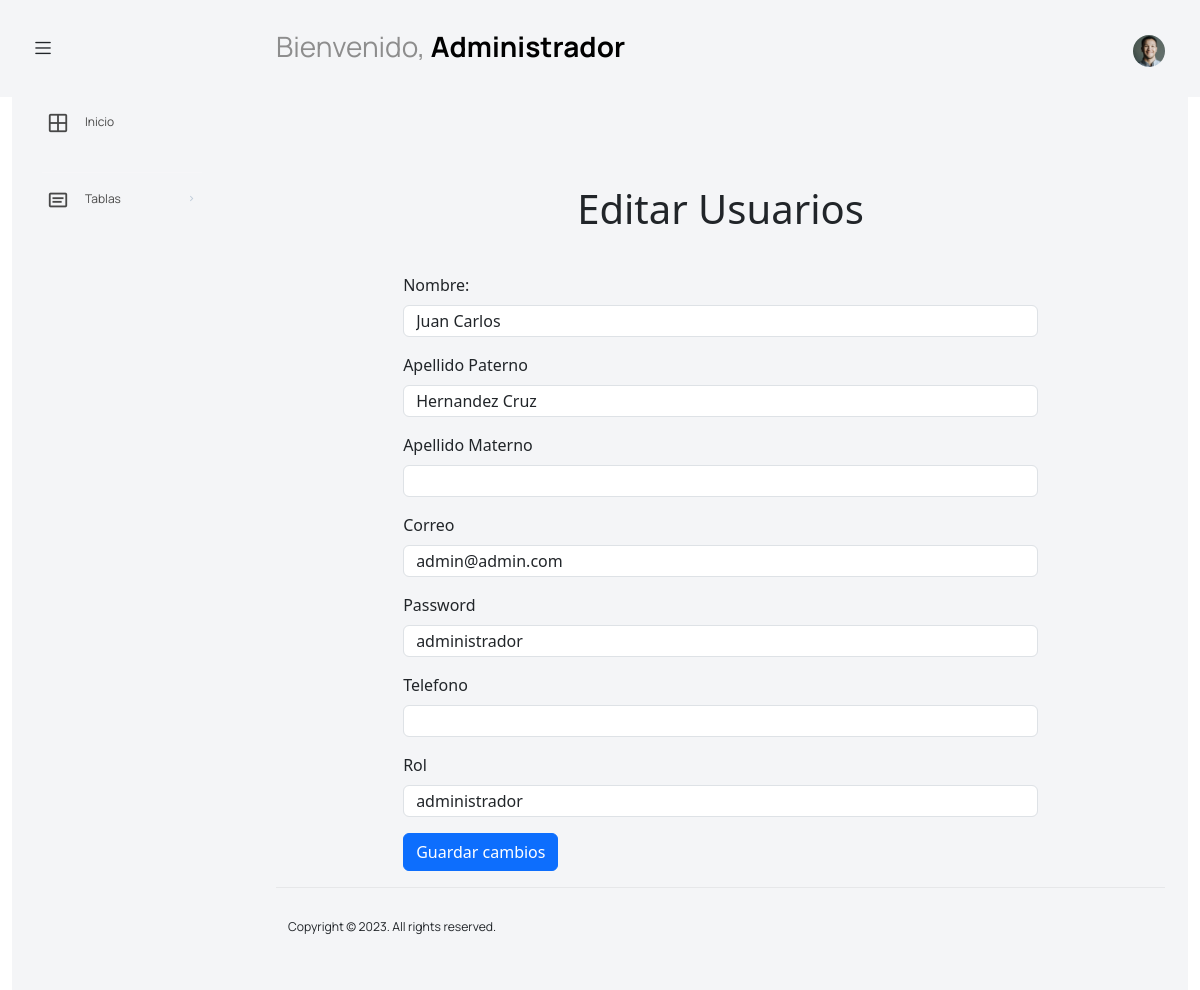
The app's page /controlador/editar_usuario.php?id=1 with its own data.
### tables this page shows
CREATE TABLE `usuarios` (
  `usuario_id` int(11) NOT NULL,
  `usuario_nombre` varchar(70) NOT NULL,
  `usuario_apellidoP` varchar(85) NOT NULL,
  `usuario_apellidoM` varchar(80) NOT NULL,
  `usuario_email` varchar(75) NOT NULL,
  `usuario_password` varchar(22) NOT NULL,
  `usuario_telefono` varchar(12) NOT NULL,
  `usuario_rol` varchar(20) NOT NULL
);

### controlador/editar_usuario.php (the view, shortened to what this page needs)
<?php
include "../modelo/conexion.php";
if (isset($_GET['id'])) {
    $usuario_id = $_GET['id'];
    $query = "SELECT * FROM usuarios WHERE usuario_id = $usuario_id";
    $result = $conexion->query($query);
    $usuario = $result->fetch_object();
}
?>
<?php if (isset($usuario)) : ?>
    <!DOCTYPE html>
    <html lang="en">
    <head>
    <link rel="stylesheet" href="../vista/recursos/">
    <link rel="stylesheet" href="../vista/recursos/vendors/feather/feather.css">
    <link rel="stylesheet" href="../vista/recursos/vendors/mdi/css/materialdesignicons.min.css">
    <link rel="stylesheet" href="../vista/recursos/vendors/ti-icons/css/themify-icons.css">
    <link rel="stylesheet" href="../vista/recursos/vendors/typicons/typicons.css">
    <link rel="stylesheet" href="../vista/recursos/vendors/simple-line-icons/css/simple-line-icons.css">
    <link rel="stylesheet" href="../vista/recursos/vendors/css/vendor.bundle.base.css">
    <link rel="stylesheet" href="../vista/recursos/vendors/datatables.net-bs4/dataTables.bootstrap4.css">
    <link rel="stylesheet" href="../vista/recursos/js1/select.dataTables.min.css">
    <link rel="stylesheet" href="../vista/recursos/css/vertical-layout-light/style.css">
    <link href="https://cdn.jsdelivr.net/npm/bootstrap@5.3.2/dist/css/bootstrap.min.css" rel="stylesheet">
    </head>
    <body>
    <div class="container-scroller">
        <?php
        include "../vista/modulos/barra.php";
        ?>
        <div class="container-fluid page-body-wrapper">
        <?php
        include "../vista/modulos/lateral.php";
        ?>
        <div class="main-panel">
            <div class="content-wrapper">
            <div class="row">
                <div class="col-sm-12">
                <div class="home-tab">
                    <div class="tab-content tab-content-basic">
                    </div>
                </div>
                </div>
                <h1 class="text-center p-3">Editar Usuarios</h1>
                <?php
                    include "../vista/modulos/barra.php";
                    ?>
                    <form method="POST" class="container-fluid w-75 p-3">
                        <div class="mb-3">
                            <label class="form-label">Nombre:</label>
                            <input type="text" name="nuevo_nombre" class="form-control" value="<?= $usuario->usuario_nombre ?>">
                        </div>
                        <div class="mb-3">
                            <label class="form-label">Apellido Paterno</label>
                            <input type="text" name="nuevo_apellidoP" class="form-control" value="<?= $usuario->usuario_apellidoP ?>">
                        </div>
                        <div class="mb-3">
                            <label class="form-label">Apellido Materno</label>
                            <input type="text" name="nuevo_apellidoM" class="form-control" value="<?= $usuario->usuario_apellidoM ?>">
                        </div>
                        <div class="mb-3">
                            <label class="form-label">Correo</label>
                            <input type="text" name="nuevo_correo" class="form-control" value="<?= $usuario->usuario_email ?>">
                        </div>
                        <div class="mb-3">
                            <label class="form-label">Password</label>
                            <input type="text" name="nuevo_password" class="form-control" value="<?= $usuario->usuario_password ?>">
                        </div>
                        <div class="mb-3">
                            <label class="form-label">Telefono</label>
                            <input type="text" name="nuevo_telefono" class="form-control" value="<?= $usuario->usuario_telefono ?>">
                        </div>
                        <div class="mb-3">
                            <label class="form-label">Rol</label>
                            <input type="text" name="nuevo_rol" class="form-control" value="<?= $usuario->usuario_rol ?>">
                        </div>
                        <button type="submit" class="btn btn-primary">Guardar cambios</button>
                    </form>
                <?php else : ?>
                    <p>Usuario no encontrado.</p>
                <?php endif; ?>
                <?php
                include "../vista/modulos/footerDash.php";
                ?>
            </div>
            </div>
        </div>
    </body>
</html>

### records on screen
usuarios: nuevo_nombre "Juan Carlos", nuevo_apellidoP "Hernandez Cruz", nuevo_correo "admin@admin.com", nuevo_password "administrador", nuevo_rol "administrador"
